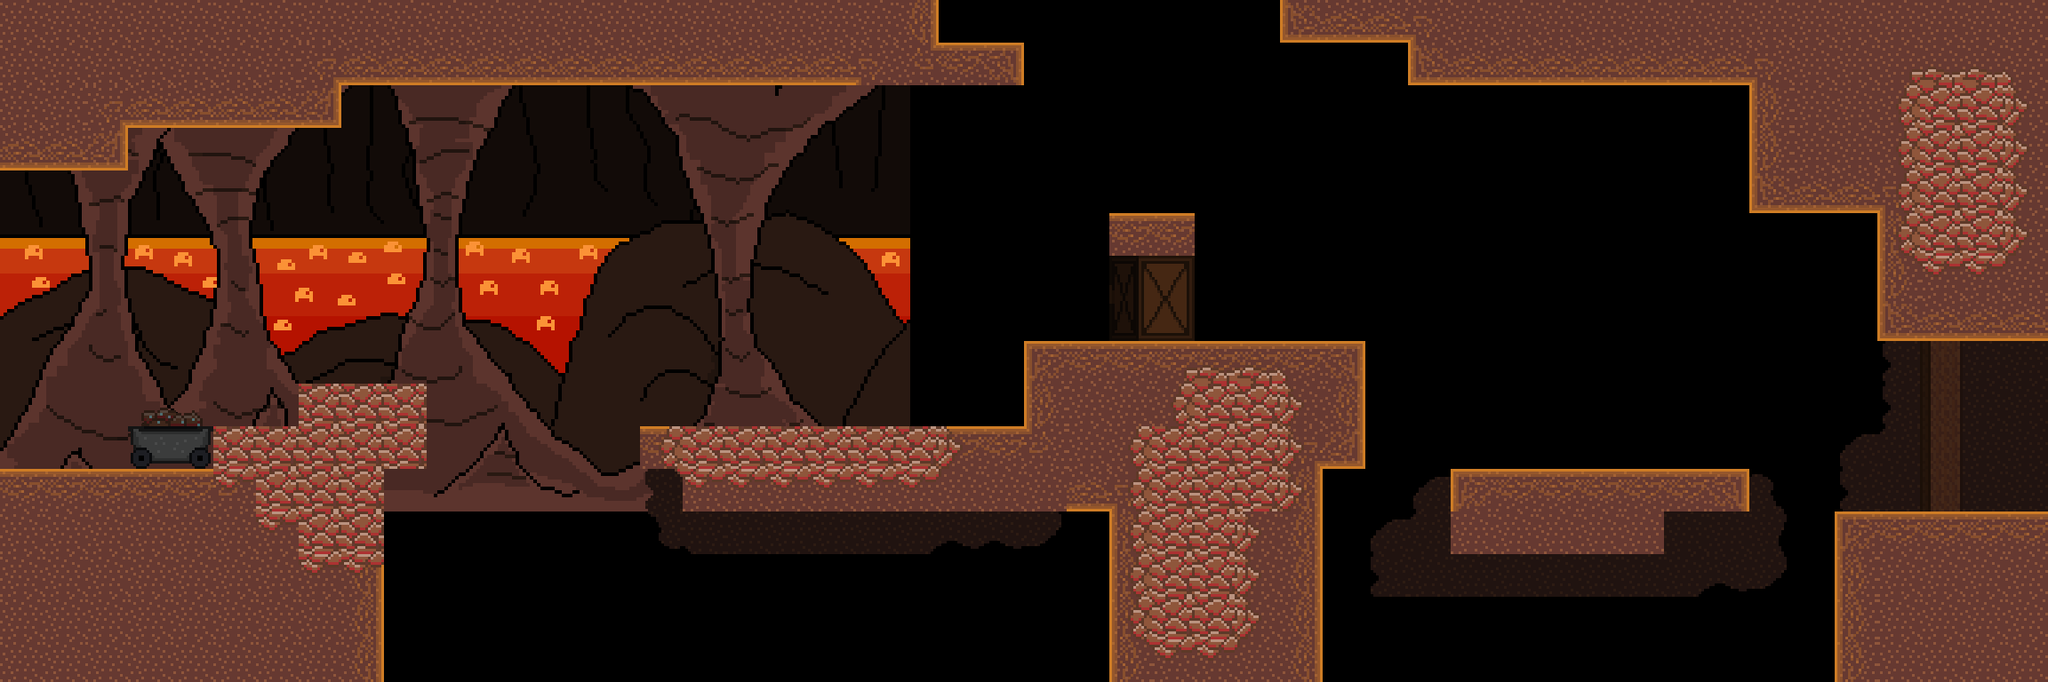

A level layout from a 2D game, rendered from its tile map. Below: a short description, then the map file with tile-grid data replaced by summaries:
An orthogonal 48x16 tile map with 48x48 px tiles, 2 tile layers (back_tiles, front), 3 tilesets, 3 image layers and 37 objects (2x HazardLava, 2x EnemyCoalJumper, 2x EnemyGroundedElemental, EnemyFlyingElemental, HazardLavaWaterfall).

<map version="1.4" tiledversion="1.4.2" orientation="orthogonal" renderorder="right-down" width="48" height="16" tilewidth="48" tileheight="48" infinite="0" nextlayerid="20" nextobjectid="164">
 <tileset firstgid="1" name="tileset01" tilewidth="48" tileheight="48" tilecount="176" columns="16">
  <image source="tilesets/tileset01.png" width="768" height="528" />
 </tileset>
 <tileset firstgid="177" name="tileset02" tilewidth="48" tileheight="48" tilecount="121" columns="11">
  <image source="tilesets/tileset02.png" width="528" height="528" />
 </tileset>
 <tileset firstgid="298" name="objects" tilewidth="48" tileheight="48" tilecount="64" columns="8">
  <image source="objects.png" width="384" height="384" />
 </tileset>
 <imagelayer id="17" name="Image Layer 1">
  <image source="Backgrounds/fire_back.png" width="1024" height="576" />
 </imagelayer>
 <imagelayer id="18" name="Image Layer 2">
  <image source="Backgrounds/fire_far.png" width="1024" height="576" />
 </imagelayer>
 <imagelayer id="19" name="Image Layer 3">
  <image source="Backgrounds/fire_front.png" width="1024" height="576" />
 </imagelayer>
 <layer id="11" name="back_tiles" width="48" height="16">
  <properties>
   <property name="tileset" type="int" value="1" />
  </properties>
  <data>[768 cells, 324 non-empty, 26 distinct tile ids]</data>
 </layer>
 <layer id="12" name="front" width="48" height="16">
  <properties>
   <property name="tileset" type="int" value="1" />
  </properties>
  <data>[768 cells, 58 non-empty, 16 distinct tile ids]</data>
 </layer>
 <objectgroup color="#ffaa00" id="16" name="spawnpoints">
  <object id="35" x="0" y="192" width="48" height="48">
   <properties>
    <property name="id" type="int" value="0" />
   </properties>
  </object>
  <object id="135" x="2256" y="384" width="48" height="48">
   <properties>
    <property name="id" type="int" value="1" />
   </properties>
  </object>
  <object id="156" x="1056" y="0" width="48" height="48">
   <properties>
    <property name="id" type="int" value="2" />
   </properties>
  </object>
 </objectgroup>
 <objectgroup id="14" name="objects">
  <object id="126" type="HazardLava" gid="306" x="432" y="768" width="816" height="144" />
  <object id="128" type="EnemyFlyingElemental" gid="315" x="1536" y="192" width="48" height="48">
   <properties>
    <property name="color" type="int" value="0" />
   </properties>
  </object>
  <object id="146" type="HazardLava" gid="306" x="1488" y="768" width="576" height="96" />
  <object id="157" type="EnemyCoalJumper" gid="316" x="912" y="480" width="48" height="48" />
  <object id="158" type="EnemyGroundedElemental" gid="314" x="816" y="480" width="48" height="48" />
  <object id="159" type="EnemyCoalJumper" gid="316" x="1680" y="528" width="48" height="48" />
  <object id="162" type="EnemyGroundedElemental" gid="314" x="1440" y="384" width="48" height="48" />
  <object id="163" type="HazardLavaWaterfall" gid="306" x="528" y="624" width="144" height="528" />
 </objectgroup>
 <objectgroup color="#0000ff" id="13" name="walls">
  <object id="26" x="2064" y="576" width="240" height="192" />
  <object id="43" x="720" y="480" width="432" height="48" />
  <object id="50" x="144" y="0" width="912" height="96" />
  <object id="54" x="0" y="528" width="240" height="240" />
  <object id="96" x="0" y="0" width="144" height="192" />
  <object id="103" x="1152" y="432" width="384" height="96" />
  <object id="118" x="768" y="528" width="720" height="48" />
  <object id="119" x="432" y="720" width="816" height="48" />
  <object id="120" x="2112" y="96" width="192" height="288" />
  <object id="121" x="1968" y="96" width="144" height="144" />
  <object id="130" x="336" y="432" width="144" height="96" />
  <object id="136" x="240" y="480" width="96" height="288" />
  <object id="137" x="336" y="528" width="96" height="240" />
  <object id="138" x="144" y="96" width="240" height="48" />
  <object id="144" x="1152" y="384" width="384" height="48" />
  <object id="145" x="1632" y="528" width="336" height="48" />
  <object id="149" x="1248" y="576" width="240" height="192" />
  <object id="150" x="1488" y="720" width="576" height="48" />
  <object id="151" x="1584" y="0" width="720" height="96" />
  <object id="152" x="1056" y="48" width="96" height="48" />
  <object id="153" x="1248" y="240" width="96" height="48" />
  <object id="154" x="1440" y="0" width="144" height="48" />
  <object id="160" x="1632" y="576" width="240" height="48" />
 </objectgroup>
 <objectgroup color="#00ff00" id="15" name="doors">
  <object id="19" x="-96" y="192" width="48" height="288">
   <properties>
    <property name="horizontal" type="bool" value="false" />
    <property name="id_point" type="int" value="3" />
    <property name="id_room" type="int" value="8" />
   </properties>
  </object>
  <object id="134" x="2352" y="384" width="48" height="192">
   <properties>
    <property name="horizontal" type="bool" value="false" />
    <property name="id_point" type="int" value="0" />
    <property name="id_room" type="int" value="12" />
   </properties>
  </object>
  <object id="155" x="1056" y="-96" width="384" height="48">
   <properties>
    <property name="horizontal" type="bool" value="true" />
    <property name="id_point" type="int" value="0" />
    <property name="id_room" type="int" value="11" />
   </properties>
  </object>
 </objectgroup>
</map>
